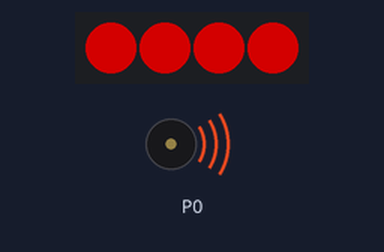
A program run on a simulated BBC micro:bit (MakeCode). Parts: 4 RGB LEDs in strip order, left to right, buzzer (waves = sounding). Dim RGB values are drawn brighter than linear.

Above: at 0.2 s.
At 1.0 s:
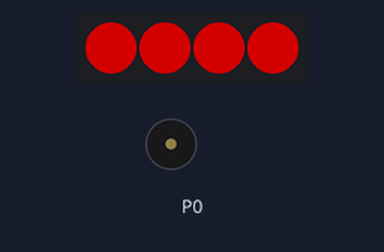
At 1.7 s:
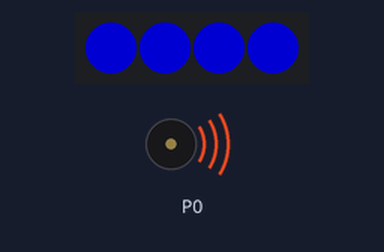
At 2.5 s:
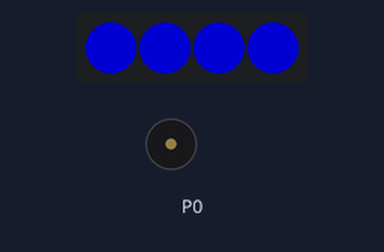
At 3.2 s:
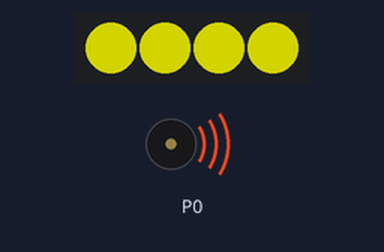
At 4.0 s:
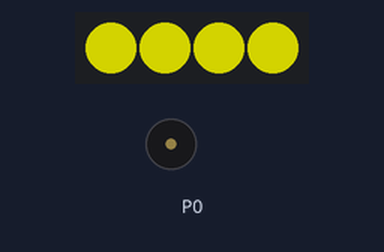
Timing chart, 0 to 5.9 s (numbered marks = the images above):
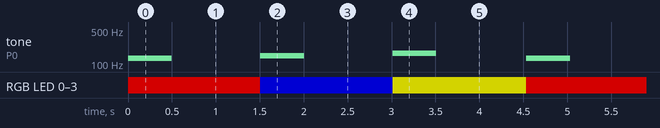

Measured:
- by itself, tone on P0: repeats every 4.5 s: silent 1.0 s, 147 Hz 0.50 s, silent 1.0 s, 165 Hz 0.50 s, silent 1.0 s, 131 Hz 0.50 s
- by itself, RGB LED 0–3: repeats every 4.5 s: RGB(0, 0, 127) 1.5 s, RGB(127, 127, 0) 1.5 s, RGB(127, 0, 0) 1.5 s

The program:

main.ts
```typescript
basic.forever(function () {
    robotbit.rgb().showColor(neopixel.colors(NeoPixelColors.Red))
    music.play(music.tonePlayable(131, music.beat(BeatFraction.Whole)), music.PlaybackMode.UntilDone)
    basic.pause(1000)
    robotbit.rgb().showColor(neopixel.colors(NeoPixelColors.Blue))
    music.play(music.tonePlayable(147, music.beat(BeatFraction.Whole)), music.PlaybackMode.UntilDone)
    basic.pause(1000)
    robotbit.rgb().showColor(neopixel.colors(NeoPixelColors.Yellow))
    music.play(music.tonePlayable(165, music.beat(BeatFraction.Whole)), music.PlaybackMode.UntilDone)
    basic.pause(1000)
})
```

test.ts
```typescript
// i test vanno qui; questi non saranno compilati quando questo pacchetto viene usato come estensione.
```
